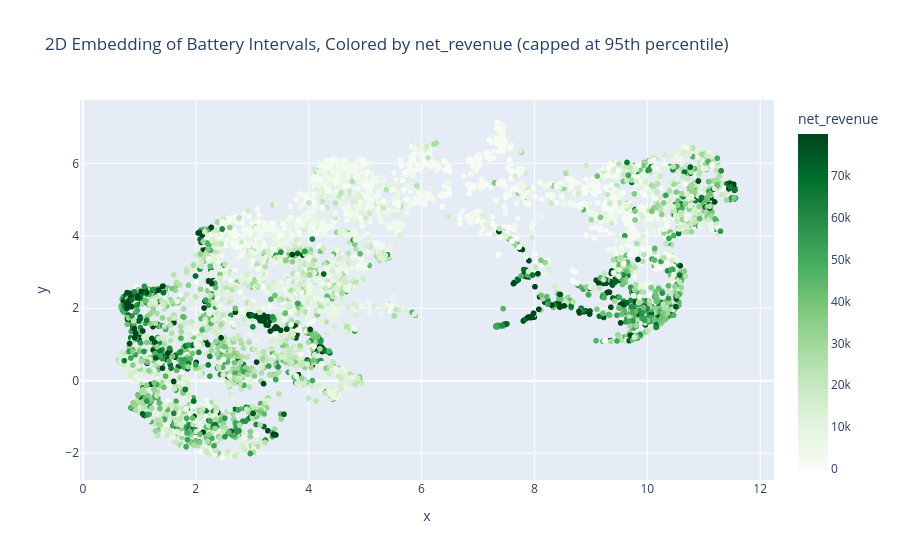

The code cell stored with this chart in its notebook:
### Code cell
plot_2d_embedding(artifacts, color_by="net_revenue", cap_outliers=True)

### Figure 1 — Plotly figure (JSON) as saved in the notebook; plotly's stock layout.template omitted (floating-point values rounded to 4 significant figures; data arrays with more than 128 entries replaced by an {"elided": "..."} marker saying what was removed)
{"data": [{"customdata": {"elided": "5199x2 str values"}, "hovertemplate": "x=%{x}<br>y=%{y}<br>battery_name=%{customdata[0]}<br>trading_day=%{customdata[1]}<br>net_revenue=%{marker.color}<extra></extra>", "legendgroup": "", "marker": {"color": {"elided": "5199 float values"}, "coloraxis": "coloraxis", "symbol": "circle"}, "mode": "markers", "name": "", "showlegend": false, "type": "scattergl", "x": {"elided": "5199 float values"}, "xaxis": "x", "y": {"elided": "5199 float values"}, "yaxis": "y"}], "layout": {"coloraxis": {"cmax": 79970.0, "cmin": -239.0, "colorbar": {"title": {"text": "net_revenue"}}, "colorscale": [[0, "rgb(247,252,245)"], [0.125, "rgb(229,245,224)"], [0.25, "rgb(199,233,192)"], [0.375, "rgb(161,217,155)"], [0.5, "rgb(116,196,118)"], [0.625, "rgb(65,171,93)"], [0.75, "rgb(35,139,69)"], [0.875, "rgb(0,109,44)"], [1, "rgb(0,68,27)"]]}, "legend": {"tracegroupgap": 0}, "title": {"text": "2D Embedding of Battery Intervals, Colored by net_revenue (capped at 95th percentile)"}, "xaxis": {"anchor": "y", "domain": [0, 1], "title": {"text": "x"}}, "yaxis": {"anchor": "x", "domain": [0, 1], "title": {"text": "y"}}}}
